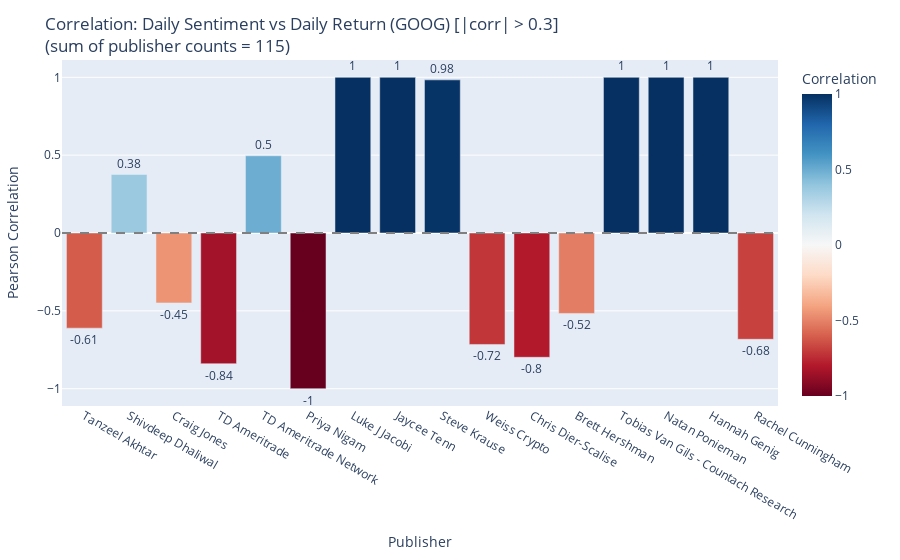

The notebook cell saved with this chart:
### Code cell
from src.correlation import plotly_correlation_bar_by_stock
plotly_correlation_bar_by_stock(corr_pub_df, stock="GOOG")

### Figure 1 — Plotly figure (JSON) as saved in the notebook; plotly's stock layout.template omitted (floating-point values rounded to 4 significant figures)
{"data": [{"customdata": [[18], [27], [17], [4], [5], [2], [3], [2], [3], [5], [10], [8], [2], [2], [3], [4]], "hovertemplate": "Publisher=%{x}<br>Pearson Correlation=%{marker.color:.2f}<br>text=%{text}<br>article_count=%{customdata[0]}<extra></extra>", "legendgroup": "", "marker": {"color": [-0.6113, 0.3756, -0.4493, -0.8396, 0.496, -1.0, 0.9998, 1.0, 0.9836, -0.7159, -0.7983, -0.5167, 1.0, 1.0, 1.0, -0.6827], "coloraxis": "coloraxis", "pattern": {"shape": ""}}, "name": "", "orientation": "v", "showlegend": false, "text": [-0.61, 0.38, -0.45, -0.84, 0.5, -1.0, 1.0, 1.0, 0.98, -0.72, -0.8, -0.52, 1.0, 1.0, 1.0, -0.68], "textposition": "outside", "type": "bar", "x": ["Tanzeel Akhtar", "Shivdeep Dhaliwal", "Craig Jones", "TD Ameritrade", "TD Ameritrade Network", "Priya Nigam", "Luke J Jacobi", "Jaycee Tenn", "Steve Krause", "Weiss Crypto", "Chris Dier-Scalise", "Brett Hershman", "Tobias Van Gils - Countach Research", "Natan Ponieman", "Hannah Genig", "Rachel Cunningham"], "xaxis": "x", "y": [-0.6113, 0.3756, -0.4493, -0.8396, 0.496, -1.0, 0.9998, 1.0, 0.9836, -0.7159, -0.7983, -0.5167, 1.0, 1.0, 1.0, -0.6827], "yaxis": "y"}], "layout": {"barmode": "relative", "coloraxis": {"colorbar": {"title": {"text": "Correlation"}}, "colorscale": [[0, "rgb(103,0,31)"], [0.1, "rgb(178,24,43)"], [0.2, "rgb(214,96,77)"], [0.3, "rgb(244,165,130)"], [0.4, "rgb(253,219,199)"], [0.5, "rgb(247,247,247)"], [0.6, "rgb(209,229,240)"], [0.7, "rgb(146,197,222)"], [0.8, "rgb(67,147,195)"], [0.9, "rgb(33,102,172)"], [1, "rgb(5,48,97)"]]}, "legend": {"tracegroupgap": 0}, "margin": {"b": 60, "l": 60, "r": 30, "t": 60}, "shapes": [{"line": {"color": "gray", "dash": "dash"}, "type": "line", "x0": 0, "x1": 1, "xref": "x domain", "y0": 0, "y1": 0, "yref": "y"}], "showlegend": false, "title": {"text": "Correlation: Daily Sentiment vs Daily Return (GOOG) [|corr| > 0.3]<br>(sum of publisher counts = 115)"}, "xaxis": {"anchor": "y", "domain": [0, 1], "title": {"text": "Publisher"}}, "yaxis": {"anchor": "x", "domain": [0, 1], "title": {"text": "Pearson Correlation"}}}}
